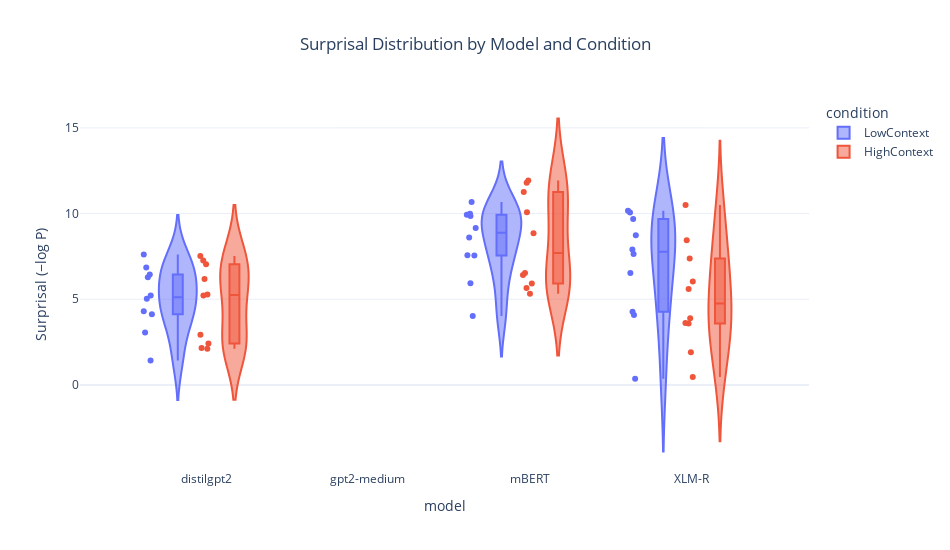

Notebook cell for this chart:
### Code cell
fig = px.violin(
    results_df,
    x="model",
    y="surprisal",
    color="condition",
    box=True,
    points="all",
    title="Surprisal Distribution by Model and Condition",
    labels={"surprisal": "Surprisal (−log P)"},
)

fig.update_layout(
    title_x=0.5,
    template="plotly_white",
    width=950,
    height=550
)

fig.show()
fig.write_html("violin_plot.html", include_plotlyjs='cdn')

### Figure 1 — Plotly figure (JSON) as saved in the notebook; plotly's stock layout.template omitted (floating-point values rounded to 4 significant figures)
{"data": [{"alignmentgroup": "True", "box": {"visible": true}, "hovertemplate": "condition=LowContext<br>model=%{x}<br>Surprisal (−log P)=%{y}<extra></extra>", "legendgroup": "LowContext", "marker": {"color": "#636efa"}, "name": "LowContext", "offsetgroup": "LowContext", "orientation": "v", "points": "all", "scalegroup": "True", "showlegend": true, "type": "violin", "x": ["distilgpt2", "gpt2-medium", "mBERT", "XLM-R", "distilgpt2", "gpt2-medium", "mBERT", "XLM-R", "distilgpt2", "gpt2-medium", "mBERT", "XLM-R", "distilgpt2", "gpt2-medium", "mBERT", "XLM-R", "distilgpt2", "gpt2-medium", "mBERT", "XLM-R", "distilgpt2", "gpt2-medium", "mBERT", "XLM-R", "distilgpt2", "gpt2-medium", "mBERT", "XLM-R", "distilgpt2", "gpt2-medium", "mBERT", "XLM-R", "distilgpt2", "gpt2-medium", "mBERT", "XLM-R", "distilgpt2", "gpt2-medium", "mBERT", "XLM-R"], "x0": " ", "xaxis": "x", "y": [5.211, NaN, 7.548, 7.645, 5.033, NaN, 7.564, 9.679, 3.053, NaN, 4.026, 4.08, 4.127, NaN, 9.934, 4.272, 6.28, NaN, 9.153, 10.06, 1.425, NaN, 8.605, 0.3641, 4.293, NaN, 9.86, 10.16, 6.855, NaN, 5.929, 7.904, 6.447, NaN, 10.68, 6.528, 7.614, NaN, 9.985, 8.728], "y0": " ", "yaxis": "y"}, {"alignmentgroup": "True", "box": {"visible": true}, "hovertemplate": "condition=HighContext<br>model=%{x}<br>Surprisal (−log P)=%{y}<extra></extra>", "legendgroup": "HighContext", "marker": {"color": "#EF553B"}, "name": "HighContext", "offsetgroup": "HighContext", "orientation": "v", "points": "all", "scalegroup": "True", "showlegend": true, "type": "violin", "x": ["distilgpt2", "gpt2-medium", "mBERT", "XLM-R", "distilgpt2", "gpt2-medium", "mBERT", "XLM-R", "distilgpt2", "gpt2-medium", "mBERT", "XLM-R", "distilgpt2", "gpt2-medium", "mBERT", "XLM-R", "distilgpt2", "gpt2-medium", "mBERT", "XLM-R", "distilgpt2", "gpt2-medium", "mBERT", "XLM-R", "distilgpt2", "gpt2-medium", "mBERT", "XLM-R", "distilgpt2", "gpt2-medium", "mBERT", "XLM-R", "distilgpt2", "gpt2-medium", "mBERT", "XLM-R", "distilgpt2", "gpt2-medium", "mBERT", "XLM-R"], "x0": " ", "xaxis": "x", "y": [7.038, NaN, 11.8, 8.438, 5.273, NaN, 6.531, 3.589, 5.223, NaN, 11.26, 7.377, 2.104, NaN, 5.325, 1.906, 2.411, NaN, 6.408, 3.891, 2.928, NaN, 5.652, 0.4619, 6.188, NaN, 11.93, 10.5, 2.15, NaN, 10.07, 3.614, 7.527, NaN, 5.921, 6.041, 7.267, NaN, 8.853, 5.598], "y0": " ", "yaxis": "y"}], "layout": {"height": 550, "legend": {"title": {"text": "condition"}, "tracegroupgap": 0}, "title": {"text": "Surprisal Distribution by Model and Condition", "x": 0.5}, "violinmode": "group", "width": 950, "xaxis": {"anchor": "y", "domain": [0, 1], "title": {"text": "model"}}, "yaxis": {"anchor": "x", "domain": [0, 1], "title": {"text": "Surprisal (−log P)"}}}}
